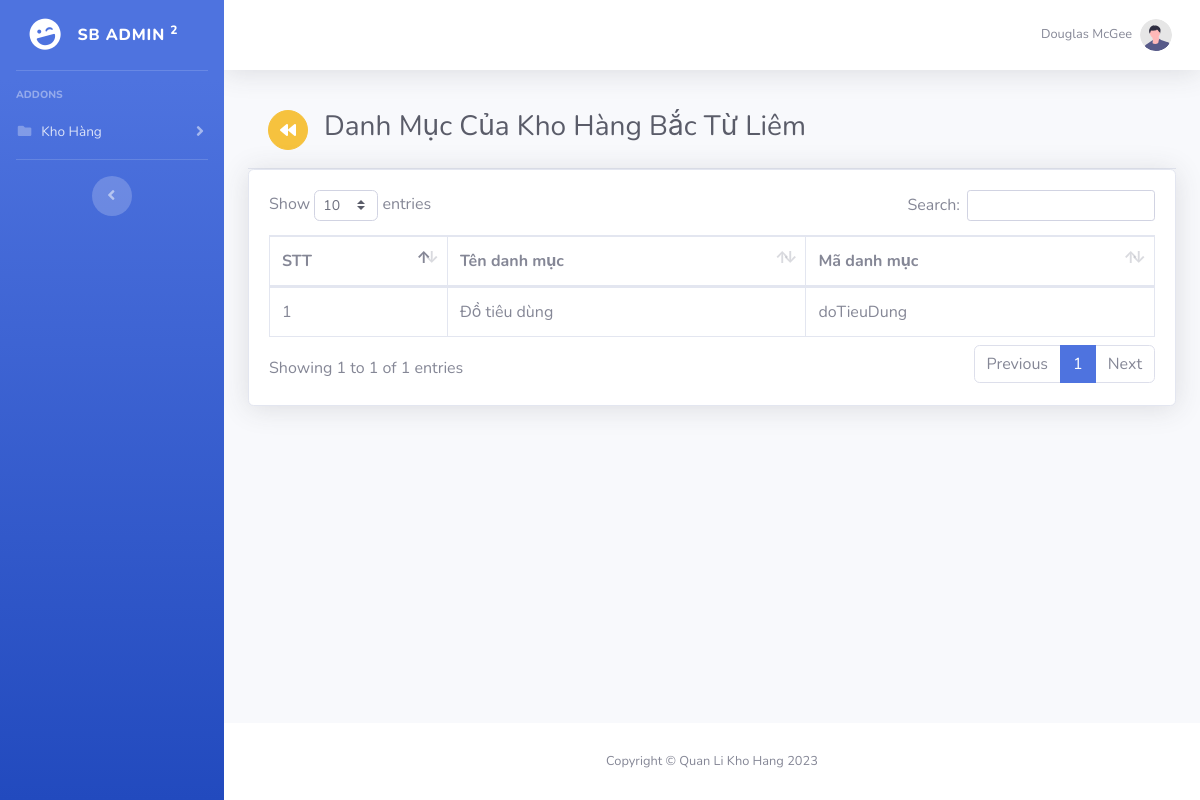
The app's page /quanlikhohang/dsdanhmuckhohang.php?khoHangId=1 with its own data.
### tables this page shows
CREATE TABLE `danhmuc_khohang` (
  `id` int(11) NOT NULL,
  `danhMucId` int(11) NOT NULL,
  `khoHangId` int(11) NOT NULL
);

CREATE TABLE `khohang` (
  `id` int(11) NOT NULL,
  `tenKhoHang` varchar(100) NOT NULL,
  `diaChi` varchar(255) NOT NULL,
  `taiKhoanId` int(11) NOT NULL,
  `nhanVienId` int(11) NOT NULL
);

CREATE TABLE `danhmuc` (
  `id` int(11) NOT NULL,
  `tenDanhMuc` varchar(255) NOT NULL,
  `maDanhMuc` varchar(255) NOT NULL
);

### quanlikhohang/dsdanhmuckhohang.php (the view, shortened to what this page needs)
<!DOCTYPE html>
<html lang="en">
<head>
    <link href="../vendor/fontawesome-free/css/all.min.css" rel="stylesheet" type="text/css">
    <link href="../css/sb-admin-2.min.css" rel="stylesheet">
    <link href="../vendor/datatables/dataTables.bootstrap4.min.css" rel="stylesheet">
</head>
<body id="page-top">
    <div id="wrapper">
        <?php
        include("sidebar.php");
        ?>
        <div id="content-wrapper" class="d-flex flex-column">
            <div id="content">
                <?php
                include("topbar.php");
                ?>
                <div class="container-fluid">
                    <?php
                    if (isset($_GET['khoHangId'])) {
                        require 'connect.php';
                        $khoHangId = $_GET['khoHangId'];
                        $sql = "SELECT danhmuc_khohang.*, danhmuc.tenDanhMuc, danhmuc.maDanhMuc, khohang.tenKhoHang, khohang.diaChi
                            FROM danhmuc_khohang, danhmuc, khohang
                            WHERE danhmuc_khohang.id = $khoHangId
                            AND danhmuc.id = danhmuc_khohang.danhMucId
                            AND khohang.id = danhmuc_khohang.khoHangId
                        ";
                        $danhmuc = $conn->query($sql);
                    } else {
                        header('Location: dskhohang.php?status=id_not_found');
                    }
                    ?>
                    <div class="card-header py-3 d-flex justify-content-start">
                        <a href="javascript:history.back()" class="btn btn-warning btn-circle">
                            <i class="fas fa-backward"></i>
                        </a>
                        <?php while ($row = $danhmuc->fetch_assoc()) {
                            $id = $row['id'];
                            $tenKhoHang = $row['tenKhoHang'];
                            $tenDanhMuc = $row['tenDanhMuc'];
                            $maDanhMuc = $row['maDanhMuc'];
                            ?>
                            <h1 class="h3 text-gray-800 pl-3"> Danh Mục Của
                                <?php echo $tenKhoHang; ?>
                            </h1>
                        </div>
                        <div class="card shadow mb-4">
                            <div class="card-body">
                                <div class="table-responsive">
                                    <table class="table table-bordered" id="dataTable" width="100%" cellspacing="0">
                                        <thead>
                                            <tr>
                                                <th>STT</th>
                                                <th>Tên danh mục</th>
                                                <th>Mã danh mục</th>
                                            </tr>
                                        </thead>
                                        <tbody>
                                            <tr>
                                                <td>
                                                    <?php echo $id; ?>
                                                </td>
                                                <td>
                                                    <?php echo $tenDanhMuc; ?>
                                                </td>
                                                <td>
                                                    <?php echo $maDanhMuc; ?>
                                                </td>
                                            <?php }
                        ; ?>
                                        </tr>
                                    </tbody>
                                </table>
                            </div>
                        </div>
                    </div>
                </div>
            </div>
            <footer class="sticky-footer bg-white">
                <div class="container my-auto">
                    <div class="copyright text-center my-auto">
                        <span>Copyright &copy; Quan Li Kho Hang 2023</span>
                    </div>
                </div>
            </footer>
        </div>
    </div>
</body>
</html>

### records on screen
danhmuc_khohang: khoHangId.tenKhoHang "Kho Hàng Bắc Từ Liêm", id "1", danhMucId.tenDanhMuc "Đồ tiêu dùng", danhMucId.maDanhMuc "doTieuDung"
